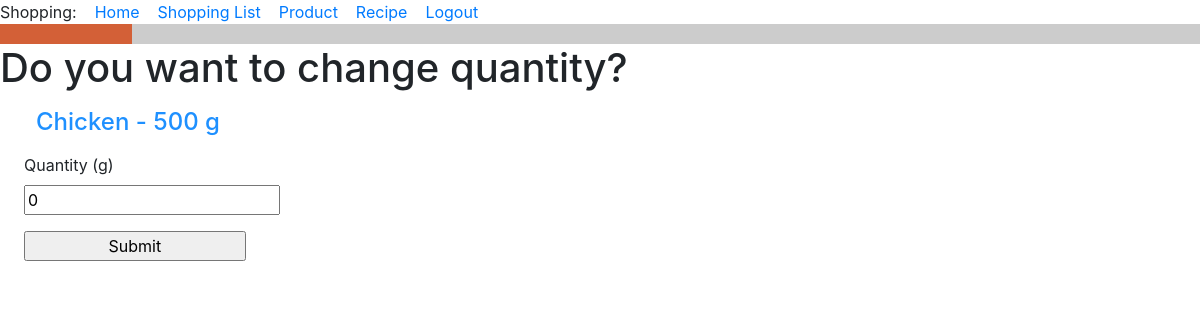
Page /change_quantity_item/14/14 (signed in) on the earlier database version.
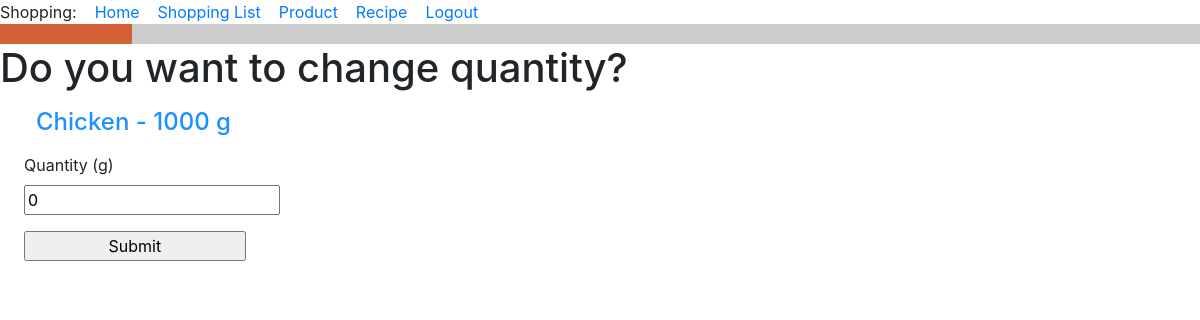
Same page on the later database version.
### food_app/models.py (models this page shows, shortened)
class Product(db.Model):
    id = db.Column(db.Integer, primary_key=True)
    title = db.Column(db.String(256), index=True, unique=True, nullable=False)
    type_of_product = db.Column(db.String(120))
    unit_of_measure = db.Column(db.String(120))
    def __str__(self):
        return f'{self.title}'.capitalize()  # Big first letter only.

class ShoppingListItem(db.Model):
    id = db.Column(db.Integer, primary_key=True)
    shopping_list_id = db.Column(db.ForeignKey('shopping_list.id', ondelete='CASCADE'), nullable=False)
    product_id = db.Column(db.ForeignKey('product.id'))
    product = db.relationship('Product')
    quantity = db.Column(db.Integer, default=0)
    unit_of_measure = db.Column(db.String(120))
    is_buyed = db.Column(db.Boolean, default=False)
    def __str__(self):
        return f'{self.product} - {self.quantity} {self.unit_of_measure}'

### food_app/routes.py (the view)
@app.route('/change_quantity_item/<shopping_list_id>/<item_id>', methods=['GET', 'POST'])
@login_required
def change_quantity_item(shopping_list_id, item_id):
    item = ShoppingListItem.query.filter_by(id=item_id).first()
    form = ChangeQuantityItemForm()
    if request.method == 'GET':
        return render_template("change_quantity_item.html", title='Do you want to change quantity?', item=item,
                               form=form)
    if form.validate_on_submit():
        item.quantity = form.quantity.data
        db.session.commit()
        return redirect(url_for('edit_shopping_list', shopping_list_id=shopping_list_id))

### food_app/forms.py
class ChangeQuantityItemForm(FlaskForm):
    quantity = IntegerField('Quantity', default=0)
    submit = SubmitField('                 Submit                 ')

### food_app/models.py (called while the page is built)
@login.user_loader
def load_user(id):
    return User.query.get(int(id))

### food_app/templates/change_quantity_item.html (shortened to what this page needs)
{% extends "base.html" %}
{% block content %}
<h1>Do you want to change quantity? </h1>
<h4><div><p><p style="margin-left:1.5em"><font color="#1e90ff">{{ item }}</font></p></div></h4>
  <form action="" method="post">
        <p>
            <p style="margin-left:1.5em">{{ form.quantity.label }} ({{ item.unit_of_measure }})<br>
            {{ form.quantity }}<br>
        </p>
        <p><p style="margin-left:1.5em">{{ form.submit() }}</p>
    </form></p>
{% endblock %}

Differences in the rows shown:
changed through a linked row, Product: title.unit_of_measure "Chicken - 500 g" → "Chicken - 1000 g"
